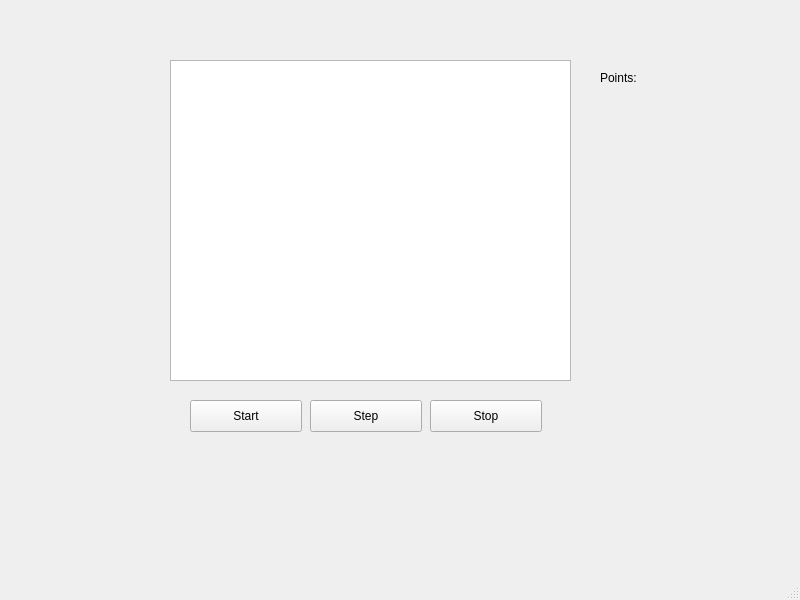
<?xml version="1.0" encoding="UTF-8"?>
<ui version="4.0">
 <class>MainWindow</class>
 <widget class="QMainWindow" name="MainWindow">
  <property name="geometry">
   <rect>
    <x>0</x>
    <y>0</y>
    <width>800</width>
    <height>600</height>
   </rect>
  </property>
  <property name="windowTitle">
   <string>MainWindow</string>
  </property>
  <widget class="QWidget" name="centralwidget">
   <widget class="QGraphicsView" name="Grid">
    <property name="geometry">
     <rect>
      <x>170</x>
      <y>60</y>
      <width>401</width>
      <height>321</height>
     </rect>
    </property>
   </widget>
   <widget class="QPushButton" name="Step">
    <property name="geometry">
     <rect>
      <x>310</x>
      <y>400</y>
      <width>112</width>
      <height>32</height>
     </rect>
    </property>
    <property name="text">
     <string>Step</string>
    </property>
   </widget>
   <widget class="QPushButton" name="pushButton">
    <property name="geometry">
     <rect>
      <x>190</x>
      <y>400</y>
      <width>112</width>
      <height>32</height>
     </rect>
    </property>
    <property name="text">
     <string>Start</string>
    </property>
   </widget>
   <widget class="QPushButton" name="Stop">
    <property name="geometry">
     <rect>
      <x>430</x>
      <y>400</y>
      <width>112</width>
      <height>32</height>
     </rect>
    </property>
    <property name="text">
     <string>Stop</string>
    </property>
   </widget>
   <widget class="QLabel" name="label">
    <property name="geometry">
     <rect>
      <x>600</x>
      <y>70</y>
      <width>58</width>
      <height>16</height>
     </rect>
    </property>
    <property name="text">
     <string>Points:</string>
    </property>
   </widget>
  </widget>
  <widget class="QMenuBar" name="menubar">
   <property name="geometry">
    <rect>
     <x>0</x>
     <y>0</y>
     <width>800</width>
     <height>22</height>
    </rect>
   </property>
  </widget>
  <widget class="QStatusBar" name="statusbar"/>
 </widget>
 <resources/>
 <connections/>
</ui>
